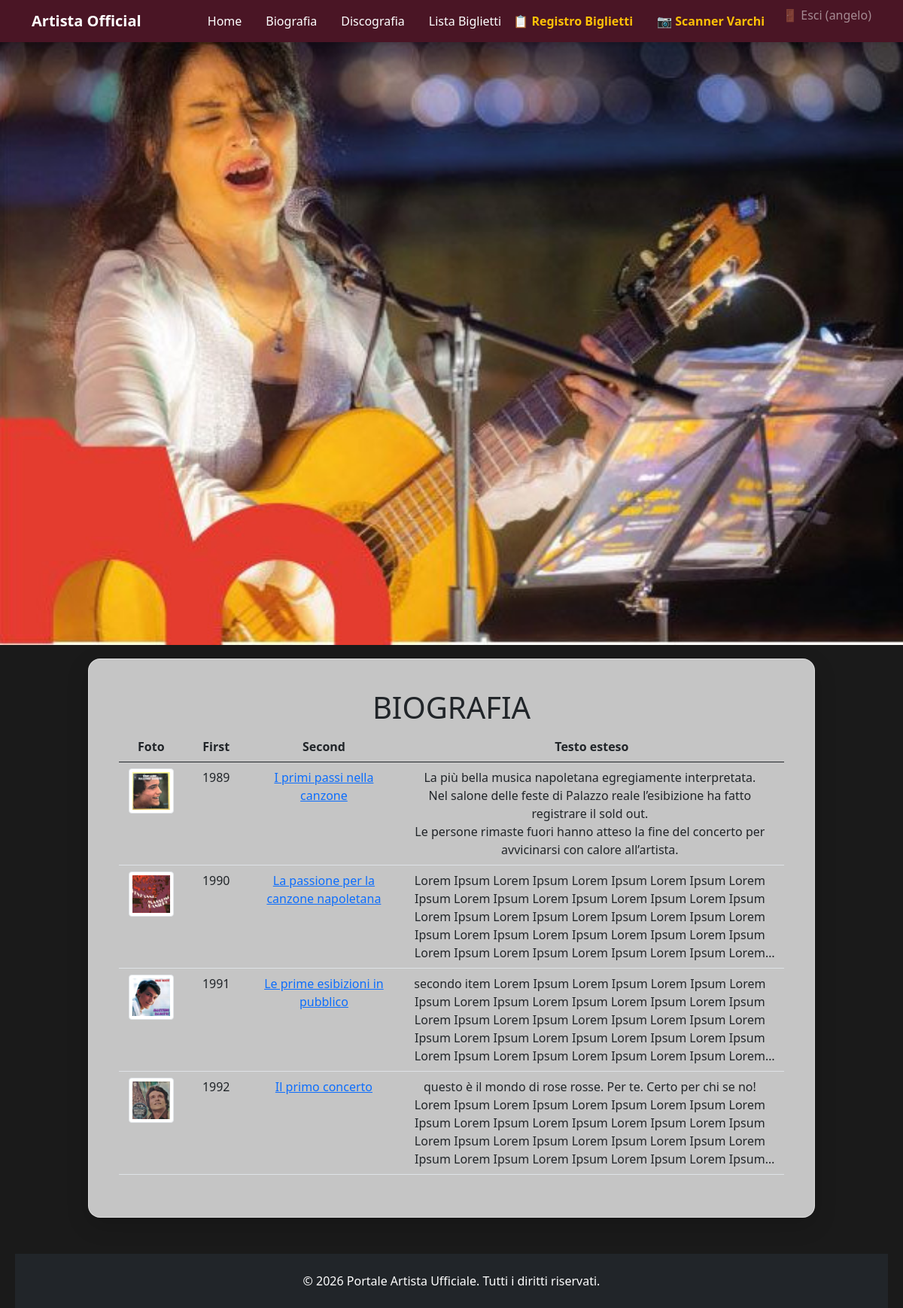
The page /biografia/ (signed in) on the database its author committed.
### tributo/models.py (models this page shows, shortened)
class Biografia(models.Model):
    titolo_sezione = models.CharField(max_length=200, default="La Storia")
    testo_completo = models.TextField()
    anno_inizio_carriera = models.IntegerField(default=1964)
    foto_artista = models.ImageField(upload_to='biografia/', blank=True, null=True)

### tributo/views.py (the view)
# urls.py: path('biografia/', views.biografia, name='biografia'),
def biografia(request):
    lista_biografie = Biografia.objects.all().order_by('anno_inizio_carriera')
    return render(request, 'tributo/biografia.html', {'biografie': lista_biografie})

### tributo/templates/tributo/biografia.html (shortened to what this page needs)
{% extends 'tributo/base.html' %}
{% block content %}
<div class="min-vh-100 d-flex flex-column align-items-center sfondo-fisso-container">
    </div>
    <div class="container my-auto text-center table-responsive col-12 col-md-10 contenuto-principale">
        <H1 class="text-center">BIOGRAFIA</H1>
        <table class="table">
            <thead>
                <tr>
                    <th style="width: 10%;" scope="col">Foto</th>
                    <th style="width: 10%;" scope="col">First</th>
                    <th style="width: 20%;" scope="col">Second</th>
                    <th style="width: 60%;" scope="col">Testo esteso</th>
                </tr>
            </thead>
            <tbody>
                {% for bio in biografie %}
                    <tr>
                        <td>
                            {% if bio.foto_artista %}
                                <img src="{{ bio.foto_artista.url }}" class="img-thumbnail" alt="{{ bio.titolo_sezione }}" style="width: 60px; height: 60px; object-fit: cover;">
                            {% else %}
                                <div class="bg-light text-center text-muted d-flex align-items-center justify-content-center" style="height: 220px;">
                                    <span class="small text-uppercase">Nessuna Immagine</span>
                                </div>
                            {% endif %}
                        </td>
                        <td>{{ bio.anno_inizio_carriera }}</td>
                        <td class="text-wrap" style="min-width: 200px; word-break: break-word;"><a href="#">{{ bio.titolo_sezione }}</a></td>
                        <td class="text-wrap" style="min-width: 200px; word-break: break-word;"> <div class="cell-scrollable">{{ bio.testo_completo|linebreaks }}</div> </td>
                    </tr>
                {% endfor %}
            </tbody>
        </table>
    </div>
{% endblock %}

### tributo/templates/tributo/base.html (shortened to what this page needs)
<!DOCTYPE html>
<html lang="it">
<head>
    <link
      href="https://cdn.jsdelivr.net/npm/bootstrap@5.0.0/dist/css/bootstrap.min.css"
      rel="stylesheet"
    />
</head>
<body>
        <nav class="navbar navbar-expand-lg fixed-top navbar-dark navbar-custom shadow-sm mb-4">
        <div class="container">
            <a class="navbar-brand fw-bold" href="{% url 'home' %}">Artista Official</a>
            <div class="collapse navbar-collapse" id="navbarNav">
                <div class="navbar-nav ms-auto">
                    <a class="nav-item nav-link text-white me-3" href="{% url 'home' %}">Home</a>
                    <a class="nav-item nav-link text-white me-3" href="{% url 'biografia' %}">Biografia</a>
                    <a class="nav-item nav-link text-white me-3" href="{% url 'discografia' %}">Discografia</a>
                    <a class="nav-item nav-link text-white" href="{% url 'lista_partecipanti' %}">Lista Biglietti</a>
                    {% if user.is_staff %}
                        <a class="nav-item nav-link text-warning me-3 fw-bold" href="{% url 'lista_partecipanti' %}">📋 Registro Biglietti</a>
                        <a class="nav-item nav-link text-warning me-3 fw-bold" href="{% url 'dashboard_scanner' %}">📷 Scanner Varchi</a>
                        <form action="{% url 'admin:logout' %}" method="POST" class="d-inline">
                            <button type="submit" class="btn btn-link nav-item nav-link text-white-50 d-inline p-0 border-0 align-baseline">
                                🚪 Esci ({{ user.username }})
                            </button>
                        </form>
                    {% endif %}
                </div>
            </div>
        </div>
    </nav>
    <main>
        {% block content %}
        {% endblock %}
    </main>
    <footer class="bg-dark text-white text-center py-4 mt-5">
        <p class="mb-0">&copy; 2026 Portale Artista Ufficiale. Tutti i diritti riservati.</p>
    </footer>
</body>
</html>

### tributo/templates/tributo/base.html (style rules this page uses)
body { background-color: #f8f9fa; color: #212529; }
.navbar-custom { background-color: #4a1525; }

### rows shown on the page
Biografia: foto_artista (picture), anno_inizio_carriera "1989", titolo_sezione "I primi passi nella canzone", testo_completo "La più bella musica napoletana egregiamente interpretata. Nel salone delle feste di Palazzo reale l’esibizione ha fatto registrare il sold out. Le persone rimaste fuori hanno atteso la fine del concerto per avvicinarsi con calore all’artista."
Biografia: foto_artista (picture), anno_inizio_carriera "1990", titolo_sezione "La passione per la canzone napoletana", testo_completo "Lorem Ipsum Lorem Ipsum Lorem Ipsum Lorem Ipsum Lorem Ipsum Lorem Ipsum Lorem Ipsum Lorem Ipsum Lorem Ipsum Lorem Ipsum Lorem Ipsum Lorem Ipsum Lorem Ipsum Lorem Ipsum Lorem Ipsum Lorem Ipsum Lorem Ipsum Lorem Ipsum Lorem Ipsum Lorem Ipsum Lorem Ipsum Lorem Ipsum…"
Biografia: foto_artista (picture), anno_inizio_carriera "1991", titolo_sezione "Le prime esibizioni in pubblico", testo_completo "secondo item Lorem Ipsum Lorem Ipsum Lorem Ipsum Lorem Ipsum Lorem Ipsum Lorem Ipsum Lorem Ipsum Lorem Ipsum Lorem Ipsum Lorem Ipsum Lorem Ipsum Lorem Ipsum Lorem Ipsum Lorem Ipsum Lorem Ipsum Lorem Ipsum Lorem Ipsum Lorem Ipsum Lorem Ipsum Lorem Ipsum Lorem Ipsum…"
Biografia: foto_artista (picture), anno_inizio_carriera "1992", titolo_sezione "Il primo concerto", testo_completo "questo è il mondo di rose rosse. Per te. Certo per chi se no! Lorem Ipsum Lorem Ipsum Lorem Ipsum Lorem Ipsum Lorem Ipsum Lorem Ipsum Lorem Ipsum Lorem Ipsum Lorem Ipsum Lorem Ipsum Lorem Ipsum Lorem Ipsum Lorem Ipsum Lorem Ipsum Lorem Ipsum Lorem Ipsum Lorem Ipsum Lorem…"

### other values the page prints
{{ user.username }} "angelo"
